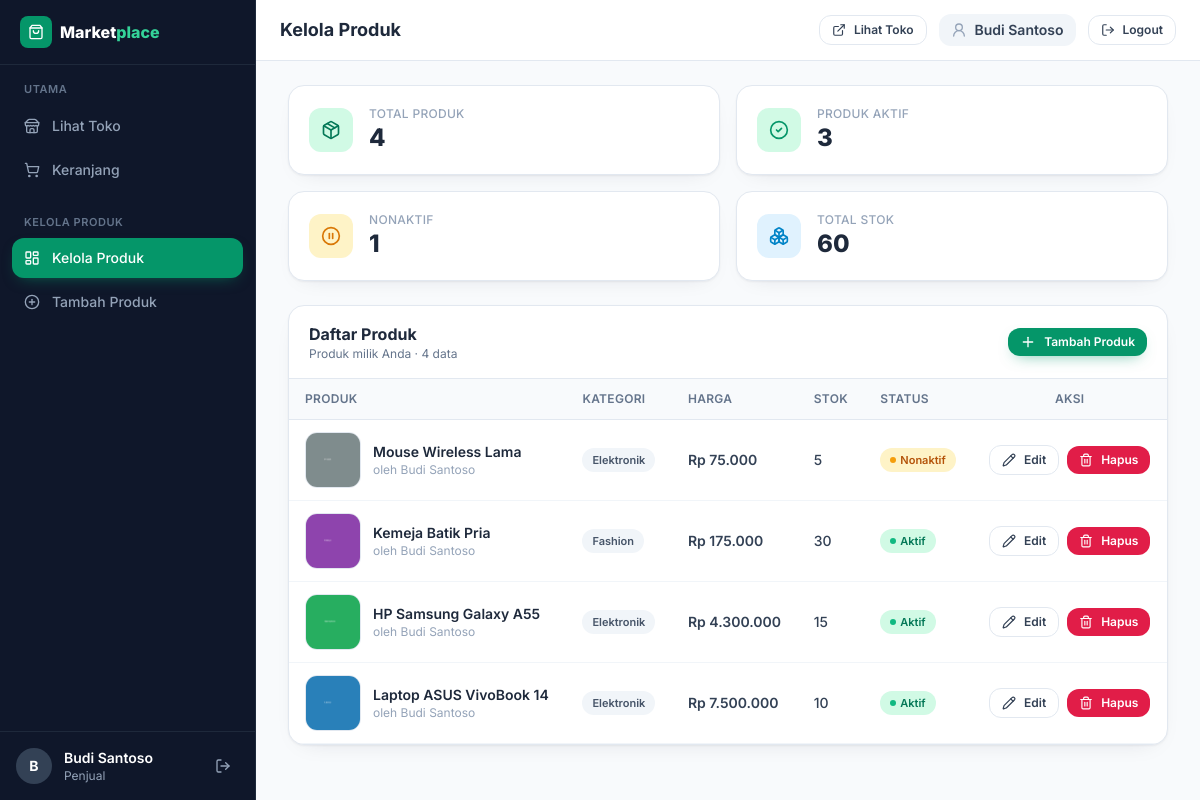
Page /admin/produk.php (signed in) on the committed database.
### tables this page shows
CREATE TABLE produk (
    id_produk INT UNSIGNED AUTO_INCREMENT PRIMARY KEY,
    id_penjual INT UNSIGNED NOT NULL,
    id_kategori INT UNSIGNED NOT NULL,
    nama_produk VARCHAR(150) NOT NULL,
    deskripsi TEXT,
    harga DECIMAL(12,2) NOT NULL,
    stok INT UNSIGNED NOT NULL DEFAULT 0,
    gambar VARCHAR(255),
    status ENUM('aktif', 'nonaktif')
        NOT NULL DEFAULT 'aktif',
    created_at TIMESTAMP DEFAULT CURRENT_TIMESTAMP,
    updated_at TIMESTAMP DEFAULT CURRENT_TIMESTAMP
        ON UPDATE CURRENT_TIMESTAMP,

    CONSTRAINT fk_produk_penjual
        FOREIGN KEY (id_penjual)
        REFERENCES users(id_user)
        ON UPDATE CASCADE
        ON DELETE RESTRICT,

    CONSTRAINT fk_produk_kategori
        FOREIGN KEY (id_kategori)
        REFERENCES kategori(id_kategori)
        ON UPDATE CASCADE
        ON DELETE RESTRICT,

    INDEX idx_produk_penjual (id_penjual),
    INDEX idx_produk_kategori (id_kategori)
);

CREATE TABLE users (
    id_user INT UNSIGNED AUTO_INCREMENT PRIMARY KEY,
    nama VARCHAR(100) NOT NULL,
    email VARCHAR(100) NOT NULL UNIQUE,
    password VARCHAR(255) NOT NULL,
    no_hp VARCHAR(20),
    alamat TEXT,
    role ENUM('pembeli', 'penjual', 'admin')
        NOT NULL DEFAULT 'pembeli',
    status ENUM('aktif', 'nonaktif')
        NOT NULL DEFAULT 'aktif',
    created_at TIMESTAMP DEFAULT CURRENT_TIMESTAMP
);

CREATE TABLE kategori (
    id_kategori INT UNSIGNED AUTO_INCREMENT PRIMARY KEY,
    nama_kategori VARCHAR(100) NOT NULL UNIQUE,
    deskripsi TEXT,
    created_at TIMESTAMP DEFAULT CURRENT_TIMESTAMP
);

### config/fungsi.php (called while the page is built, shortened)
<?php
function format_rupiah($angka)
{
    return "Rp " . number_format((float) $angka, 0, ",", ".");
}
?>

### admin/produk.php (the view, shortened to what this page needs)
<?php
require_once '../config/koneksi.php';
require_once '../config/fungsi.php';
$sql = "SELECT p.*, k.nama_kategori, u.nama AS nama_penjual
        FROM produk p
        JOIN kategori k ON p.id_kategori = k.id_kategori
        JOIN users u ON p.id_penjual = u.id_user
        WHERE p.id_penjual = ?
        ORDER BY p.id_produk DESC";
$stmt = mysqli_prepare($koneksi, $sql);
mysqli_stmt_bind_param($stmt, "i", $_SESSION['user_id']);
mysqli_stmt_execute($stmt);
$hasil = mysqli_stmt_get_result($stmt);
$daftar_produk = [];
while ($baris = mysqli_fetch_assoc($hasil)) {
    $daftar_produk[] = $baris;
}
$total_produk = count($daftar_produk);
$aktif        = 0;
$nonaktif     = 0;
$total_stok   = 0;
foreach ($daftar_produk as $p) {
    if ($p['status'] === 'aktif') { $aktif++; } else { $nonaktif++; }
    $total_stok += (int) $p['stok'];
}
require_once __DIR__ . '/../components/head.php';
require_once __DIR__ . '/../components/sidebar-admin.php';
?>
<div class="flex min-h-screen flex-1 flex-col lg:pl-64">
<?php require_once __DIR__ . '/../components/topbar-admin.php'; ?>
<main class="flex-1 px-4 py-6 sm:px-6 lg:px-8">
    <div class="mb-6 grid grid-cols-2 gap-3 sm:gap-4 xl:grid-cols-4">
        <div class="card flex items-center gap-3 p-4 sm:gap-4 sm:p-5">
            <span class="flex h-10 w-10 sm:h-11 sm:w-11 items-center justify-center rounded-xl bg-primary-100 text-primary-700">
                <i data-lucide="package" class="h-5 w-5"></i>
            </span>
            <div>
                <p class="text-xs font-medium uppercase tracking-wide text-slate-400">Total Produk</p>
                <p class="text-2xl font-extrabold text-slate-800"><?= $total_produk ?></p>
            </div>
        </div>
        <div class="card flex items-center gap-3 p-4 sm:gap-4 sm:p-5">
            <span class="flex h-10 w-10 sm:h-11 sm:w-11 items-center justify-center rounded-xl bg-emerald-100 text-emerald-600">
                <i data-lucide="circle-check" class="h-5 w-5"></i>
            </span>
            <div>
                <p class="text-xs font-medium uppercase tracking-wide text-slate-400">Produk Aktif</p>
                <p class="text-2xl font-extrabold text-slate-800"><?= $aktif ?></p>
            </div>
        </div>
        <div class="card flex items-center gap-3 p-4 sm:gap-4 sm:p-5">
            <span class="flex h-10 w-10 sm:h-11 sm:w-11 items-center justify-center rounded-xl bg-amber-100 text-amber-600">
                <i data-lucide="circle-pause" class="h-5 w-5"></i>
            </span>
            <div>
                <p class="text-xs font-medium uppercase tracking-wide text-slate-400">Nonaktif</p>
                <p class="text-2xl font-extrabold text-slate-800"><?= $nonaktif ?></p>
            </div>
        </div>
        <div class="card flex items-center gap-3 p-4 sm:gap-4 sm:p-5">
            <span class="flex h-10 w-10 sm:h-11 sm:w-11 items-center justify-center rounded-xl bg-sky-100 text-sky-600">
                <i data-lucide="boxes" class="h-5 w-5"></i>
            </span>
            <div>
                <p class="text-xs font-medium uppercase tracking-wide text-slate-400">Total Stok</p>
                <p class="text-2xl font-extrabold text-slate-800"><?= $total_stok ?></p>
            </div>
        </div>
    </div>
    <div class="card overflow-hidden">
        <div class="flex flex-wrap items-center justify-between gap-3 border-b border-slate-200 px-5 py-4">
            <div>
                <h2 class="text-base font-bold text-slate-800">Daftar Produk</h2>
                <p class="text-xs text-slate-500">
                    Produk milik Anda
                    &middot; <?= $total_produk ?> data
                </p>
            </div>
            <a href="tambah-produk.php" class="btn-primary btn-sm">
                <i data-lucide="plus" class="h-4 w-4"></i> Tambah Produk
            </a>
        </div>
        <?php if ($total_produk === 0): ?>
            <div class="p-10 text-center">
                <span class="mx-auto mb-3 flex h-14 w-14 items-center justify-center rounded-2xl bg-slate-100 text-slate-400">
                    <i data-lucide="package-plus" class="h-7 w-7"></i>
                </span>
                <p class="font-semibold text-slate-700">Belum ada produk</p>
                <p class="mt-1 text-sm text-slate-500">Mulai tambahkan produk pertama Anda.</p>
                <a href="tambah-produk.php" class="btn-primary mt-4 inline-flex">
                    <i data-lucide="plus" class="h-4 w-4"></i> Tambah Produk
                </a>
            </div>
        <?php else: ?>
            <div class="hidden overflow-x-auto md:block">
                <table class="tabel-data min-w-[720px]">
                    <thead>
                        <tr>
                            <th>Produk</th>
                            <th>Kategori</th>
                            <th>Harga</th>
                            <th>Stok</th>
                            <th>Status</th>
                            <th class="text-center">Aksi</th>
                        </tr>
                    </thead>
                    <tbody>
                        <?php foreach ($daftar_produk as $p):
                            $gambar = $p['gambar'] ? $p['gambar'] : 'default.png';
                        ?>
                            <tr>
                                <td>
                                    <div class="flex items-center gap-3">
                                        <img src="../assets/images/<?= htmlspecialchars($gambar) ?>"
                                             alt="<?= htmlspecialchars($p['nama_produk']) ?>" class="img-thumb">
                                        <div class="min-w-0">
                                            <p class="max-w-[240px] truncate font-semibold text-slate-800">
                                                <?= htmlspecialchars($p['nama_produk']) ?>
                                            </p>
                                            <p class="text-xs text-slate-400">oleh <?= htmlspecialchars($p['nama_penjual']) ?></p>
                                        </div>
                                    </div>
                                </td>
                                <td><span class="badge-slate"><?= htmlspecialchars($p['nama_kategori']) ?></span></td>
                                <td class="font-semibold text-slate-800"><?= format_rupiah($p['harga']) ?></td>
                                <td>
                                    <?php if ($p['stok'] <= 0): ?>
                                        <span class="badge-danger">Habis</span>
                                    <?php else: ?>
                                        <span class="font-medium"><?= $p['stok'] ?></span>
                                    <?php endif; ?>
                                </td>
                                <td>
                                    <?php if ($p['status'] === 'aktif'): ?>
                                        <span class="badge-success"><span class="h-1.5 w-1.5 rounded-full bg-primary-500"></span> Aktif</span>
                                    <?php else: ?>
                                        <span class="badge-warning"><span class="h-1.5 w-1.5 rounded-full bg-amber-500"></span> Nonaktif</span>
                                    <?php endif; ?>
                                </td>
                                <td>
                                    <div class="flex items-center justify-center gap-2">
                                        <a href="edit-produk.php?id=<?= $p['id_produk'] ?>"
                                           class="btn-outline btn-sm" title="Edit produk">
                                            <i data-lucide="pencil" class="h-3.5 w-3.5"></i> Edit
                                        </a>
                                        <a href="hapus-produk.php?id=<?= $p['id_produk'] ?>"
                                           class="btn-danger btn-sm" title="Hapus produk">
                                            <i data-lucide="trash-2" class="h-3.5 w-3.5"></i> Hapus
                                        </a>
                                    </div>
                                </td>
                            </tr>
                        <?php endforeach; ?>
                    </tbody>
                </table>
            </div>
        <?php endif; ?>
    </div>
</main>
</div>

### rows in the picture
produk: gambar (picture), nama_produk "Mouse Wireless Lama", id_penjual.nama "Budi Santoso", id_kategori.nama_kategori "Elektronik", harga "Rp 75.000", stok "5", status "nonaktif" (drawn)
produk: gambar (picture), nama_produk "Kemeja Batik Pria", id_penjual.nama "Budi Santoso", id_kategori.nama_kategori "Fashion", harga "Rp 175.000", stok "30", status "aktif" (drawn)
produk: gambar (picture), nama_produk "HP Samsung Galaxy A55", id_penjual.nama "Budi Santoso", id_kategori.nama_kategori "Elektronik", harga "Rp 4.300.000", stok "15", status "aktif" (drawn)
produk: gambar (picture), nama_produk "Laptop ASUS VivoBook 14", id_penjual.nama "Budi Santoso", id_kategori.nama_kategori "Elektronik", harga "Rp 7.500.000", stok "10", status "aktif" (drawn)

### other values in the picture
$label_grup "KELOLA PRODUK"
$m['teks'] "Kelola Produk"
$m['teks'] "Tambah Produk"
substr($_SESSION['nama'] ?? '?', 0, 1) "B"
$_SESSION['nama'] "Budi Santoso"
$role_user "Penjual"
$judul "Kelola Produk"
$total_produk "4"
$aktif "3"
$nonaktif "1"
$total_stok "60"
